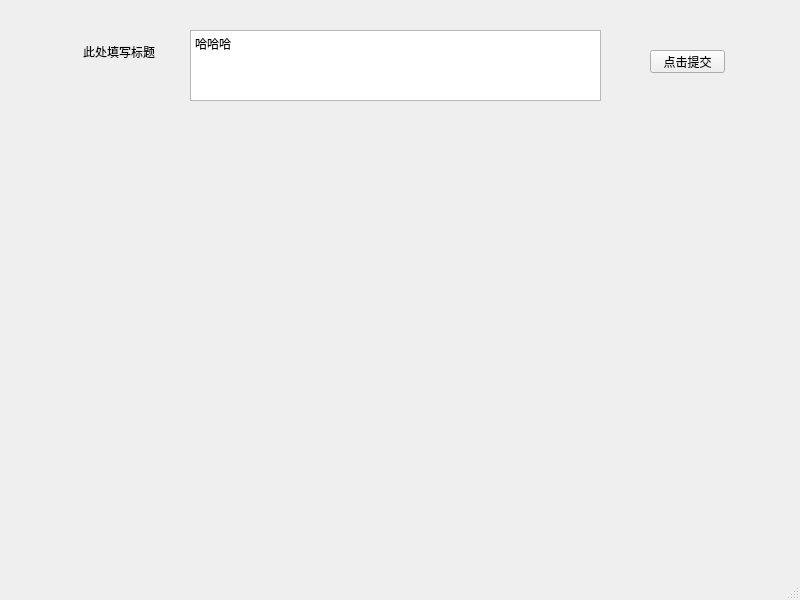
<?xml version="1.0" encoding="UTF-8"?>
<ui version="4.0">
 <class>MainWindow</class>
 <widget class="QMainWindow" name="MainWindow">
  <property name="geometry">
   <rect>
    <x>0</x>
    <y>0</y>
    <width>800</width>
    <height>600</height>
   </rect>
  </property>
  <property name="windowTitle">
   <string>MainWindow</string>
  </property>
  <widget class="QWidget" name="centralwidget">
   <widget class="QLabel" name="label">
    <property name="geometry">
     <rect>
      <x>83</x>
      <y>41</y>
      <width>81</width>
      <height>21</height>
     </rect>
    </property>
    <property name="lineWidth">
     <number>4</number>
    </property>
    <property name="text">
     <string>此处填写标题</string>
    </property>
   </widget>
   <widget class="QTextEdit" name="textEdit">
    <property name="geometry">
     <rect>
      <x>190</x>
      <y>30</y>
      <width>411</width>
      <height>71</height>
     </rect>
    </property>
    <property name="html">
     <string>&lt;!DOCTYPE HTML PUBLIC &quot;-//W3C//DTD HTML 4.0//EN&quot; &quot;http://www.w3.org/TR/REC-html40/strict.dtd&quot;&gt;
&lt;html&gt;&lt;head&gt;&lt;meta name=&quot;qrichtext&quot; content=&quot;1&quot; /&gt;&lt;style type=&quot;text/css&quot;&gt;
p, li { white-space: pre-wrap; }
&lt;/style&gt;&lt;/head&gt;&lt;body style=&quot; font-family:'SimSun'; font-size:9pt; font-weight:400; font-style:normal;&quot;&gt;
&lt;p style=&quot; margin-top:0px; margin-bottom:0px; margin-left:0px; margin-right:0px; -qt-block-indent:0; text-indent:0px;&quot;&gt;哈哈哈&lt;/p&gt;&lt;/body&gt;&lt;/html&gt;</string>
    </property>
   </widget>
   <widget class="QPushButton" name="pushButton">
    <property name="geometry">
     <rect>
      <x>650</x>
      <y>50</y>
      <width>75</width>
      <height>23</height>
     </rect>
    </property>
    <property name="text">
     <string>点击提交</string>
    </property>
   </widget>
  </widget>
  <widget class="QMenuBar" name="menubar">
   <property name="geometry">
    <rect>
     <x>0</x>
     <y>0</y>
     <width>800</width>
     <height>23</height>
    </rect>
   </property>
  </widget>
  <widget class="QStatusBar" name="statusbar"/>
 </widget>
 <resources/>
 <connections>
  <connection>
   <sender>pushButton</sender>
   <signal>clicked()</signal>
   <receiver>textEdit</receiver>
   <slot>clear()</slot>
   <hints>
    <hint type="sourcelabel">
     <x>687</x>
     <y>84</y>
    </hint>
    <hint type="destinationlabel">
     <x>395</x>
     <y>88</y>
    </hint>
   </hints>
  </connection>
 </connections>
</ui>
